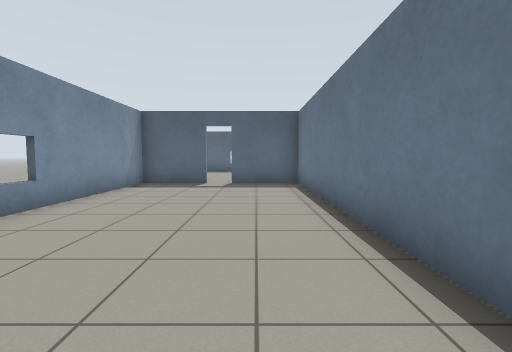
[1] (above)

19 first-person views from a walk through a Gazebo world. The camera is 0.94 m above the floor, tilts 4° down and sees 85° across. The floor is counted in squares, 1 m on a side. Each view is taken from the middle of a square. On the plan, view 1 faces up. The plan holds only what a view shows up to about 11 squares ahead; the rest is blank.

[2]
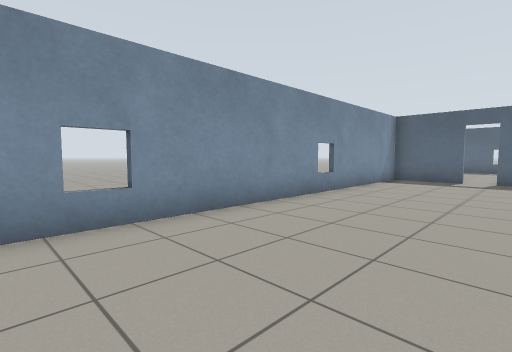

[3]
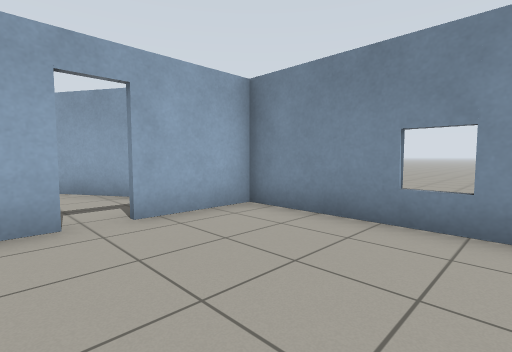

[4]
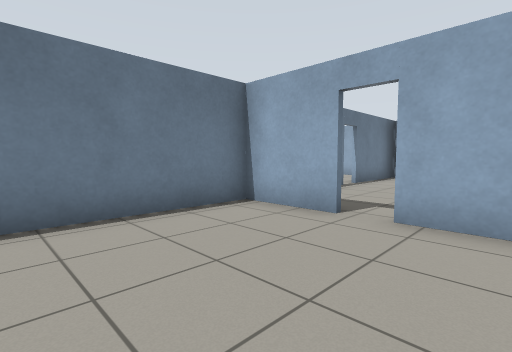

[5]
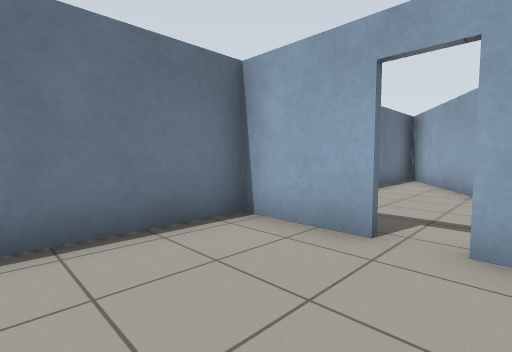

[6]
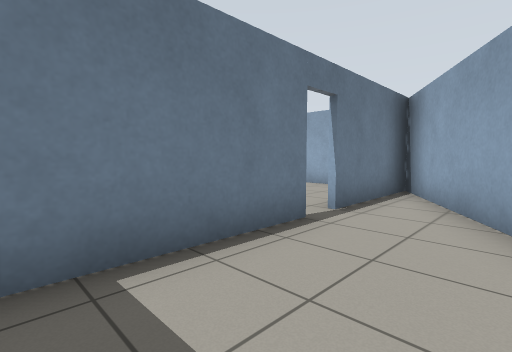

[7]
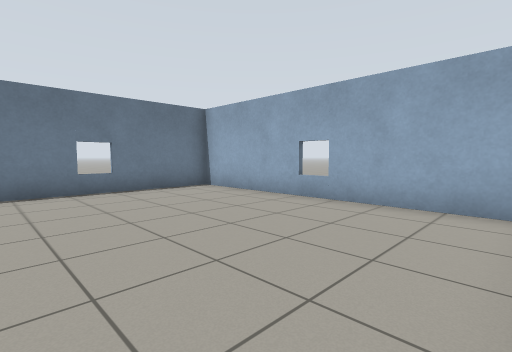

[8]
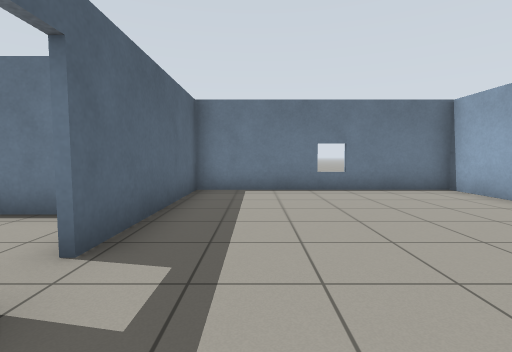

[9]
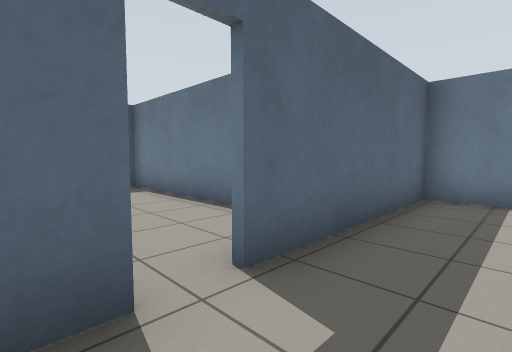

[10]
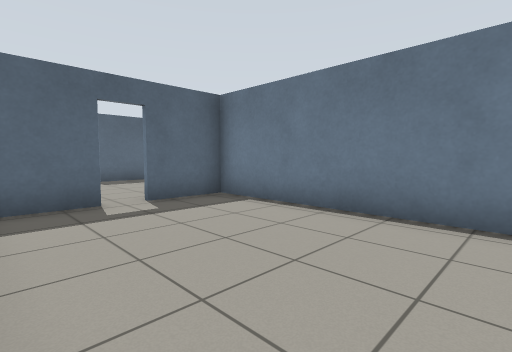

[11]
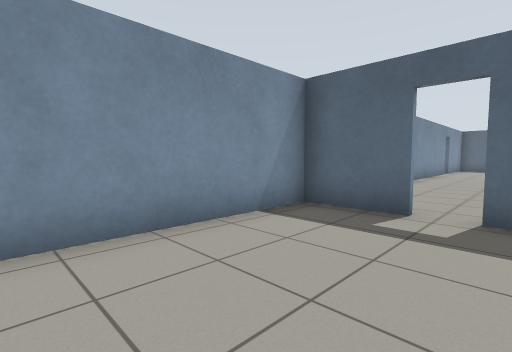

[12]
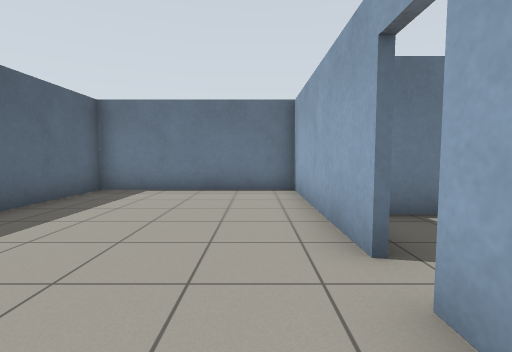

[13]
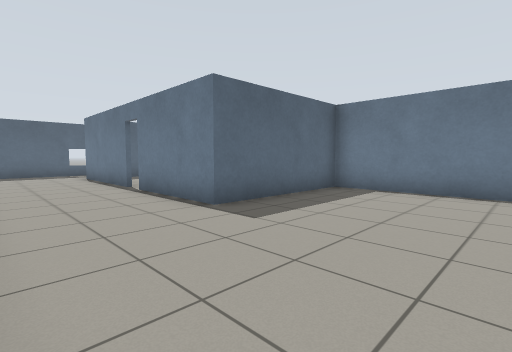

[14]
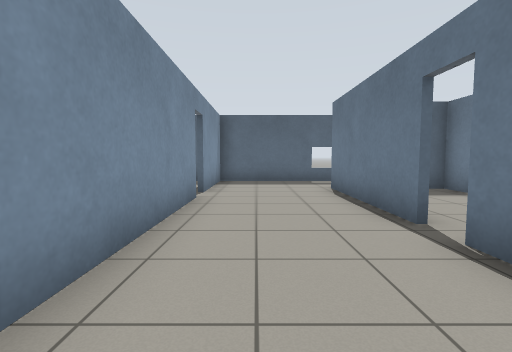

[15]
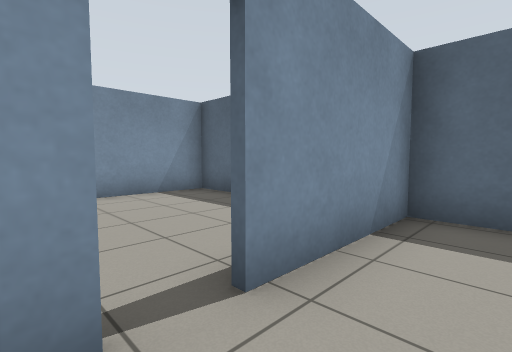

[16]
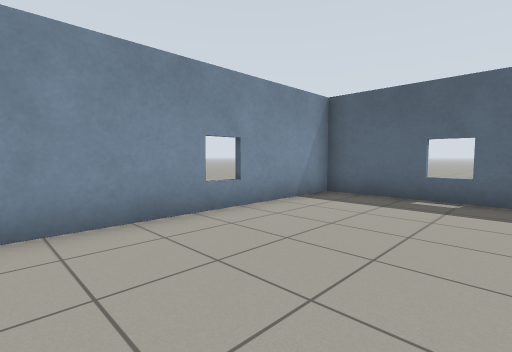

[17]
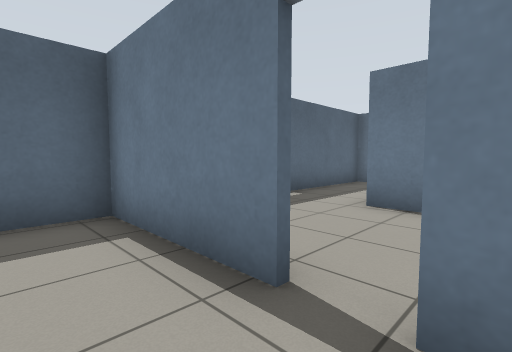

[18]
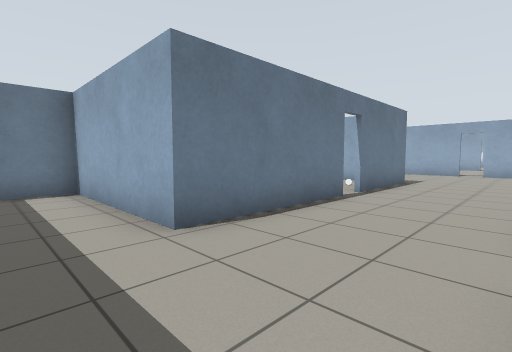

[19]
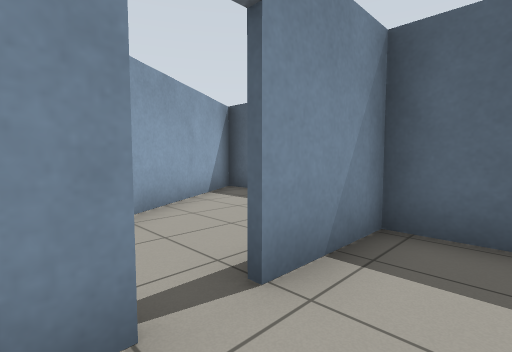

### Floor plan
Points are (right, up) in squares from view 1. A wall is a line through its corners. A room is listed if a view was taken in it or the views show most of it. See-through windows are left out.
Room 1 (views 1, 2, 3, 4, 5)
walls: (1.5, 1.5) (1.5, 9.8) (-0.9, 9.8); (-1.6, 9.8) (-4, 9.8) (-4, -4.2) (-1.5, -4.2); (-0.8, -4.2) (1.5, -4.2) (1.5, -0.1)
ways out: open door at (-1, -4) to room 2; gap at (-1.5, 10) to room 6
Room 2 (view 6)
walls: (1.5, -8.6) (1.5, -5); (-3, -4.3) (-3.9, -4.3) (0.2, -11.1); (1.5, -13.3) (1.5, -9.4)
ways out: open door at (-1, -4) to room 1; open door at (1.5, -9) to room 3
Room 3 (views 7, 8, 9, 19)
walls: (3.7, -6.3) (1.6, -6.3) (1.6, -8.6); (1.6, -9.4) (1.6, -10); (2.1, -13.5) (9.8, -13.5) (9.8, -6.3) (4.5, -6.3); (0.2, -11.1) (1.5, -13.3)
ways out: open door at (1.5, -9) to room 2; open door at (4, -6) to room 4
Room 4 (views 10, 11)
walls: (6.5, -4.9) (6.5, 0.8) (4.5, 0.8); (3.7, 0.8) (1.6, 0.8) (1.6, -4)
ways out: open door at (4, -6) to room 3; open door at (4, 1) to room 5
Room 5 (views 12, 13, 14, 15, 18)
walls: (5.2, 10.7) (5.2, 15.2) (10.1, 15.2) (10.1, 17.7) (1.6, 17.7) (1.6, 14.2); (1.6, 13.4) (1.6, 8.1); (4.5, 0.9) (9.8, 0.9) (9.8, 6.4) (5.2, 6.4) (5.2, 10); (3, 0.9) (3.7, 0.9)
ways out: open door at (4, 1) to room 4; open door at (1.5, 14) to room 6; open door at (5, 10.5)
Room 6 (views 16, 17)
walls: (1.5, 14.2) (1.5, 17.7) (-4, 17.7) (-4, 11.1)
ways out: gap at (-1.5, 10) to room 1; open door at (1.5, 14) to room 5

Positions as (right, up) in squares from view 1, and headings:
1: (0, 0), facing up
2: (0, -2), facing up-left
3: (0, 0), facing down-left
4: (-3, 0), facing down-right
5: (-2, -1), facing down-right
6: (-1, -5), facing down-right
7: (2, -8), facing down-right
8: (2, -8), facing right
9: (3, -8), facing up-right
10: (2, -5), facing up-right
11: (5, -4), facing up-left
12: (2, 2), facing right
13: (2, 2), facing up-right
14: (3, 7), facing up
15: (3, 13), facing up-left
16: (0, 11), facing up-left
17: (0, 13), facing up-right
18: (2, 17), facing down-right
19: (3, -10), facing up-left
